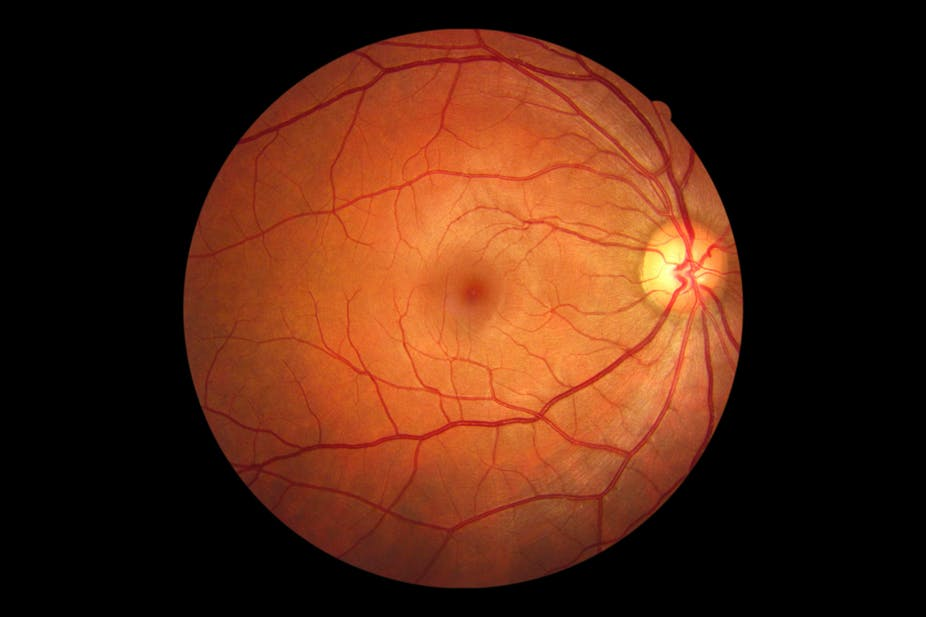
#> input picture images/retina.jpg, 926 x 617 px, found by its file name
$ python images_stabilization.py   (older library calls are emulated)
#> lines starting #> are read from the running program, lines starting #| are printed output that depends on the picture; long printed decimals are rounded
### Kam/img_process.py
import numpy as np
import cv2
import math
import collections
from skimage import img_as_float, img_as_ubyte
from skimage import transform
from skimage.metrics import structural_similarity as ssim
from skimage.feature import match_template
from scipy.spatial import distance
from scipy.fftpack import fft2
from matplotlib import pyplot as plt


class ImageProcess(object):
    """
    This class provides methods for stabilize 2 images by using phase correlation
    """

    def stabilize_picture(self, image_reference, image_target, print_result=None, crop_sizes=(0, 0)):
        """
        Stabilization of two pictures.

        :param print_result:        gathered information for stabilization process
        :param image_reference:     reference image
        :param image_target:        target image
        :return:
            result_image:   stabilized target image
            print_result:   collected information during stabilization process
        """
        if print_result is None:
            print_result = {}

        if image_reference.shape != image_target.shape:
            raise NameError("Reference image and target image have different shapes!",
                            image_reference.shape, image_target.shape)

        (rows, cols) = self.to_gray(image_reference).shape

        result_image, print_result = self.shift_stabilization(
            image_reference,
            image_target,
            print_result,
            crop_sizes
        )

        result_image, print_result = self.rotation_scale_stabilization(
            image_reference,
            result_image,
            print_result,
            crop_sizes
        )

        return result_image, print_result

    @staticmethod
    def rotation_scale_stabilization(img1, img2, print_result, crop_sizes):
        """
        Perform rotation and scale stabilization using phase correlation on two log polar images.

        :param img1_polar:
        :param img2_polar:
        :param img2_to_stabilized:
        :param rows:
        :param cols:
        :param print_result:
        :return:
        """
        radius = 420

        img1_gray = ImageProcess.crop_image(ImageProcess.to_gray(img1), crop_sizes)
        m1 = np.abs(fft2(img1_gray))
        img1_polar = ImageProcess.to_log_polar(m1)
        shape = img1_gray.shape
        img1_polar = img1_polar[:shape[0] // 2, :]

        img2_gray = ImageProcess.crop_image(ImageProcess.to_gray(img2), crop_sizes)
        m2 = np.abs(fft2(img2_gray))
        img2_polar = ImageProcess.to_log_polar(m2)
        img2_polar = img2_polar[:shape[0] // 2, :]

        (rows, cols) = img1_gray.shape

        (log_polar_cx, log_polar_cy), _ = cv2.phaseCorrelate(np.float32(img1_polar), np.float32(img2_polar))
        rotation, scale = ImageProcess.__scale_rotation(log_polar_cy, rows, cols)

        print_result['scale'] = scale
        print_result['rotation'] = rotation
        centre = (cols // 2, rows // 2)
        transformation_matrix = cv2.getRotationMatrix2D(centre, rotation, scale)
        flags = cv2.INTER_LINEAR | cv2.WARP_INVERSE_MAP | cv2.BORDER_REPLICATE
        (img2_y, img2_x, _) = img2.shape
        result_image = cv2.warpAffine(img2, transformation_matrix, dsize=(img2_x, img2_y), flags=flags)

        return result_image, print_result

    @staticmethod
    def shift_stabilization(img1, img2, print_result, crop_sizes):
        """
        Perform shift stabilization on two images using phase correlation with hanning window

    :param img1                     source image
        :param img2:                target image
        :param rows:                rows of result image
        :param cols:                columns of result image
        :param print_result:        gathered information during stabilization
        :return:
            result_image:   stabilized (shifted) image
            print_result:   collected information during shift stabilization
        """
        img1_gray = ImageProcess.crop_image(ImageProcess.to_gray(img1), crop_sizes)
        img2_gray = ImageProcess.crop_image(ImageProcess.to_gray(img2), crop_sizes)

        (rows, cols) = img1_gray.shape

        hanning = cv2.createHanningWindow((cols, rows), cv2.CV_32F)

        (cx, cy), _ = cv2.phaseCorrelate(np.float32(img1_gray), np.float32(img2_gray), hanning)
        (cx, cy) = (round(cx, 2), round(cy, 2))
        M = np.float32([[1, 0, cx], [0, 1, cy]])
        print_result['x'] = cx
        print_result['y'] = cy
        t_form = transform.EuclideanTransform(translation=(cx, cy))
        result_image = transform.warp(img2, t_form, order=1)
        return img_as_ubyte(result_image), print_result

    @staticmethod
    def __scale_rotation(cy, rows, cols):
        """
        Compute angle and scale of the point based on Cartesian coordinate system.

        :param cy:      base y
        :param rows:    length of the picture
        :param cols:    width of the picture
        :return:
            rotation:   difference angle in degrees
            scale:      difference scale
        """
        rotation = -cy / rows * 360
        # rotation = round(rotation, 1)

        # scale = math.exp(math.log(rows * 1.1 / 2.0) / max(rows, cols))
        # scale = 1.0 / math.pow(scale, cy)
        pcorr_shape = ImageProcess.__get_pcorr_shape((rows, cols))
        log_base = ImageProcess.__get_log_base((rows, cols), pcorr_shape[1])
        scale = log_base ** cy
        scale = 1.0 / scale

        return rotation, scale

    @staticmethod
    def __get_log_base(shape, new_r):
        old_r = shape[0] * 1.1
        # We are radius, so we divide the diameter by two.
        old_r /= 2.0
        # we have at most 'new_r' of space.
        log_base = np.exp(np.log(old_r) / new_r)
        return log_base

    @staticmethod
    def __get_pcorr_shape(shape):
        ret = (int(max(shape) * 1.0),) * 2
        return ret

    @staticmethod
    def to_log_polar(image_gray):
        """
        Convert gray scale image to log polar image.

        :param image_gray: target gray scale image
        :return: log polar image
        """
        (rows, cols) = image_gray.shape
        center = (cols // 2, rows // 2)
        M = rows / (math.log(round(min(rows, cols) / 2)))
        flags = cv2.INTER_LINEAR | cv2.WARP_FILL_OUTLIERS
        return cv2.logPolar(np.float32(image_gray), center, M, flags)

    @staticmethod
    def crop_image(image, crop_sizes=(0, 0)):
        crop_x = int(crop_sizes[0] / 2)
        crop_y = int(crop_sizes[1] / 2)
        (x, y) = image.shape
        return image[crop_x:x - crop_x, crop_y:y - crop_y]

    @staticmethod
    def to_gray(image):
        """
        Convert image to gray scale.

        :param image: target image
        :return: gray scale image
        """
        return cv2.cvtColor(image, cv2.COLOR_BGR2GRAY)

    @staticmethod
    def print_ordered(key_text, dict_values):
        """
        Print collected informations during stabilization process.

        :param key_text:        label
        :param dict_values:     collected information in array of dictionary or only dictionary
        """
        print()
        print(key_text)

        if isinstance(dict_values, list):
            for i in dict_values:
                ImageProcess.__print_ordered(i)
        else:
            ImageProcess.__print_ordered(dict_values)

    @staticmethod
    def __print_ordered(dict_values):
        """
        Sort and print content of input dictionary.

        :param dict_values: collected information i n dictionary
        """
        ordered = collections.OrderedDict(sorted(dict_values.items()))
        for k, v in ordered.items():
            print(k, v)

    @staticmethod
    def print_score(ref_img, res_img):
        """
        Compute SSIM score on two images and print a result.

        :param ref_img: reference image
        :param res_img: result image
        """
        # score = jaccard_score(ref_img.flatten(), res_img.flatten(), average='macro')
        ref_img_float = img_as_float(ImageProcess.to_gray(ref_img))
        res_img_float = img_as_float(ImageProcess.to_gray(res_img))
        score = ssim(ref_img_float, res_img_float, data_range=res_img_float.max() - res_img_float.min(),
                     gaussian_weights=True)
        print("-------------------------")
        print("SSIM: ", round(score, 2), )
        print("-------------------------")

    @staticmethod
    def std(euclid_distances):
        return np.std(euclid_distances)

    @staticmethod
    def select_reference_points(image):
        points = []
        point_shape = 25
        alpha = 50
        beta = 1.5

        new_image = cv2.convertScaleAbs(image, alpha, beta)

        # [6 lines left out: function select_point, not called in this run]

        cv2.namedWindow('image')
        cv2.setMouseCallback('image', select_point)
        while True:
            cv2.imshow("image", new_image)
            k = cv2.waitKey(1) & 0xFF
            if k == 27 or k == ord('q'):
                break
            if len(points) == 5:
                break
        cv2.destroyAllWindows()

        gray = img_as_float(ImageProcess.to_gray(image))
        selected_points = {}
        for (x, y) in points:
            selected_points[(x, y)] = gray[y-point_shape:y+point_shape, x-point_shape:x+point_shape]

        # print("Selected points:\t", selected_points)
        return selected_points

    @staticmethod
    def tracking_points(selected_points, image):
        tracked_points = []
        image = img_as_float(ImageProcess.to_gray(image))
        # [4 lines of commented-out code are left out]

        for (x, y), template in selected_points.items():
            result = match_template(image, template)
            ij = np.unravel_index(np.argmax(result), result.shape)
            tracked_point = ij[::-1]
            tracked_points.append(tracked_point)

        return tracked_points

    # [30 lines left out: functions find_point, euclid_distance, not called in this run]

### Kam/images_stabilization.py
import numpy as np
import cv2
from matplotlib import pyplot as plt
import time
from img_process import ImageProcess


def stabilize_images(image_source, image_target, print_result=None):
    """
    Function for testing purpose to stabilize images using phase correlation. Also it will show result image using
    "pyplot" library.

    :param image_source: source image which will be reference
    :param image_target: image for stabilization
    :param print_result: gathered information about stabilization
    :return:
        res:            stabilized image
        print_result:   collected information during stabilization
    """
    image_process = ImageProcess()
    res, print_result = image_process.stabilize_picture(image_source, image_target, print_result)

    # pyplot
    plt.subplot(311), plt.imshow(image_source)
    plt.title("image 1"), plt.xticks([]), plt.yticks([])
    plt.subplot(312), plt.imshow(image_target)
    plt.title("image 2"), plt.xticks([]), plt.yticks([])
    plt.subplot(313), plt.imshow(res)
    plt.title("result image"), plt.xticks([]), plt.yticks([])
    plt.show()
    return res, print_result


def _test_transform_image(image_target):
    """
    Function for transformation of image (rotation, scale and shift) for test purpose.

    :param image_target: target image to transform
    :return: transformed image
    """
    num_rows, num_cols = image_target.shape[:2]
    expected_values = {
        'x': 0,
        'y': 0,
        'rotation': 0,
        'scale': 1
    }
    ImageProcess.print_ordered("--expect--", expected_values)

    translation_matrix = np.float32([[1, 0, expected_values['x']], [0, 1, expected_values['y']]])
    image_target = cv2.warpAffine(image_target, translation_matrix, (num_cols, num_rows))

    centre = tuple(np.array(image_target.shape[1::-1]) / 2)
    rotation_matrix = cv2.getRotationMatrix2D(centre, expected_values['rotation'], expected_values['scale'])
    image_target = cv2.warpAffine(image_target, rotation_matrix, (num_cols, num_rows))

    return image_target


def _test_stabilize_two_images():
    """
    Test function for stabilize two images and print collected data during stabilization.
    """
    # Given
    img = cv2.imread("images/retina.jpg")
#> img is the input picture: shape (617, 926, 3); mean B, G, R 17.7, 36.8, 79
    img2 = _test_transform_image(img)

    selected_points = ImageProcess.select_reference_points(img)
#> in select_reference_points, `new_image = cv2.convertScaleAbs(image, alpha, beta)`:
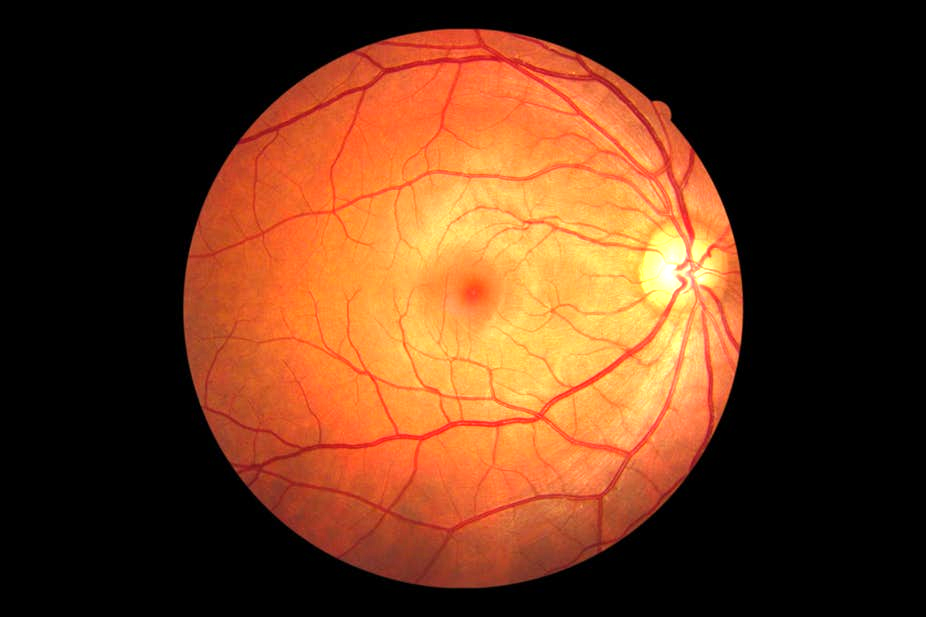
#> new_image: shape (617, 926, 3); mean B, G, R 26.6, 54.9, 101.1
#> (key q is pressed here)
#> in to_gray, `return cv2.cvtColor(image, cv2.COLOR_BGR2GRAY)`:
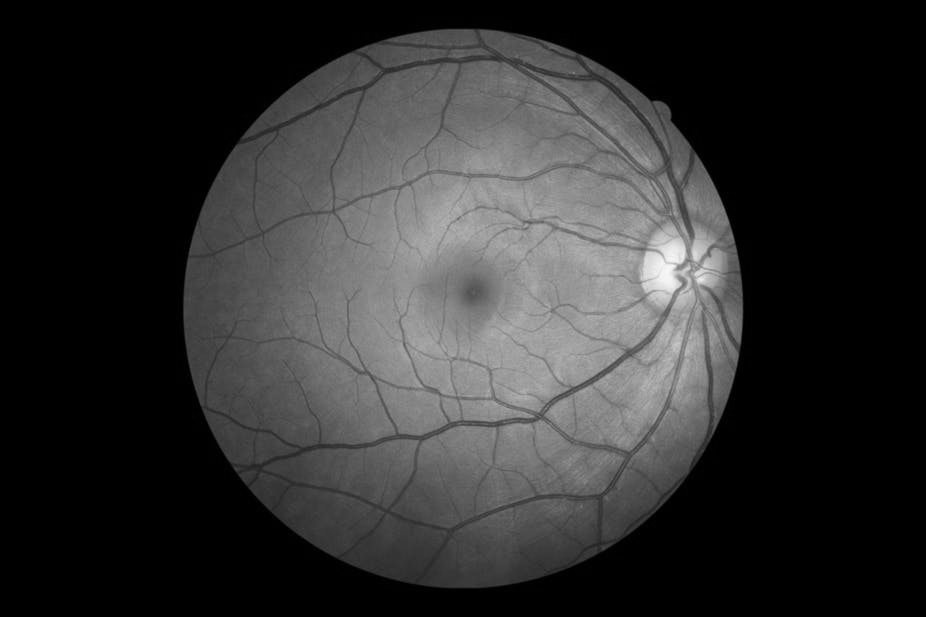
#> returned value: shape (617, 926); min 0, max 248, mean 47.2
#> after the loop in select_reference_points, `for (x, y) in points:`: selected_points = 0 items
#> selected_points = 0 items

    # When
    curr_time = time.time()
    res, print_values = stabilize_images(img, img2)
#> in stabilize_picture, `(rows, cols) = self.to_gray(image_reference).shape`: rows = 617; cols = 926
#> in crop_image, `crop_x = int(crop_sizes[0] / 2)`: crop_x = 0
#> in shift_stabilization, `(cx, cy), _ = cv2.phaseCorrelate(np.float32(img1_gray), np.float32(img..`: cy = 0.5
#> in shift_stabilization, `M = np.float32([[1, 0, cx], [0, 1, cy]])`: M = [[1, 0, 0], [0, 1, 0.5]]
#> in stabilize_picture, `result_image, print_result = self.shift_stabilization( image_reference..`: print_result = {'x': 0, 'y': 0.5}
#> in rotation_scale_stabilization, `(log_polar_cx, log_polar_cy), _ = cv2.phaseCorrelate(np.float32(img1_p..`: log_polar_cx = -0.00101; log_polar_cy = -0.00151
#> in __scale_rotation, `rotation = -cy / rows * 360`: rotation = 0.000883
#> in __scale_rotation, `scale = log_base ** cy`: scale = 1
#> in rotation_scale_stabilization, `rotation, scale = ImageProcess.__scale_rotation(log_polar_cy, rows, co..`: rotation = 0.000883; scale = 1
#> in rotation_scale_stabilization, `transformation_matrix = cv2.getRotationMatrix2D(centre, rotation, scale)`: transformation_matrix = [[1, 1.54e-05, -0.00916], [-1.54e-05, 1, 0.0042]]
#> in stabilize_picture, `result_image, print_result = self.rotation_scale_stabilization( image_..`: print_result = {'x': 0, 'y': 0.5, 'scale': 1, 'rotation': 0.000883}
#> in stabilize_images, `plt.show()`:
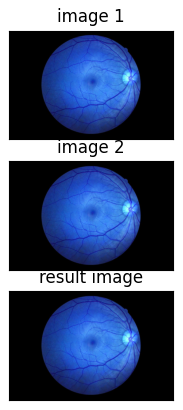
#> figure drawn by matplotlib, 3 panels; B, G, R data is drawn as R, G, B
#> print_values has the same summary as print_result in stabilize_picture
    time_duration = time.time() - curr_time

    tracking_points = ImageProcess.tracking_points(selected_points, res)
#> after the loop in tracking_points, `for (x, y), template in selected_points.items():`: tracked_points = []
#> tracking_points = []

    ax1 = plt.subplot(1,2,1)
    ax2 = plt.subplot(1,2,2)

    ax1.imshow(img)
    ax1.set_title("img")
    ax1.set_axis_off()
    for key in selected_points.keys():
        rect = plt.Rectangle(key, 50, 50, edgecolor='r', facecolor='none')
        ax1.add_patch(rect)
#> this loop made 0 passes

    ax2.imshow(res)
    ax2.set_title("res")
    ax2.set_axis_off()
    for key in tracking_points:
        rect = plt.Rectangle(key, 50, 50, edgecolor='r', facecolor='none')
        ax2.add_patch(rect)
    plt.show()
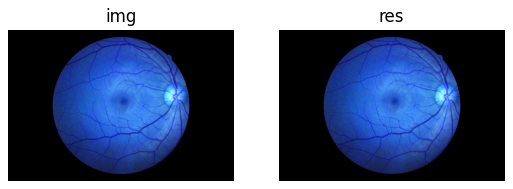
#> figure drawn by matplotlib, 2 panels; B, G, R data is drawn as R, G, B

    print("S: " + str(selected_points.keys()))
#| S: dict_keys([])
    print("T: " + str(tracking_points))
#| T: []

    # Then
    print("~TIME DURATION: ", round(time_duration, 3), "s")
    ImageProcess.print_ordered("--result--", print_values)
#> the loop in __print_ordered (call 2), `for k, v in ordered.items():` made 4 passes
#> (k, v) on passes 1 to 4: ('rotation', 0.000883), ('scale', 1), ('x', 0), ('y', 0.5)
#| rotation 0.0008835
#| scale 1.000
#| x 0.0
#| y 0.5
    ImageProcess.print_score(img, res)
#> in print_score, `score = ssim(ref_img_float, res_img_float, data_range=res_img_float.ma..`: score = 0.984
#| SSIM:  0.98


if __name__ == '__main__':
    _test_stabilize_two_images()
